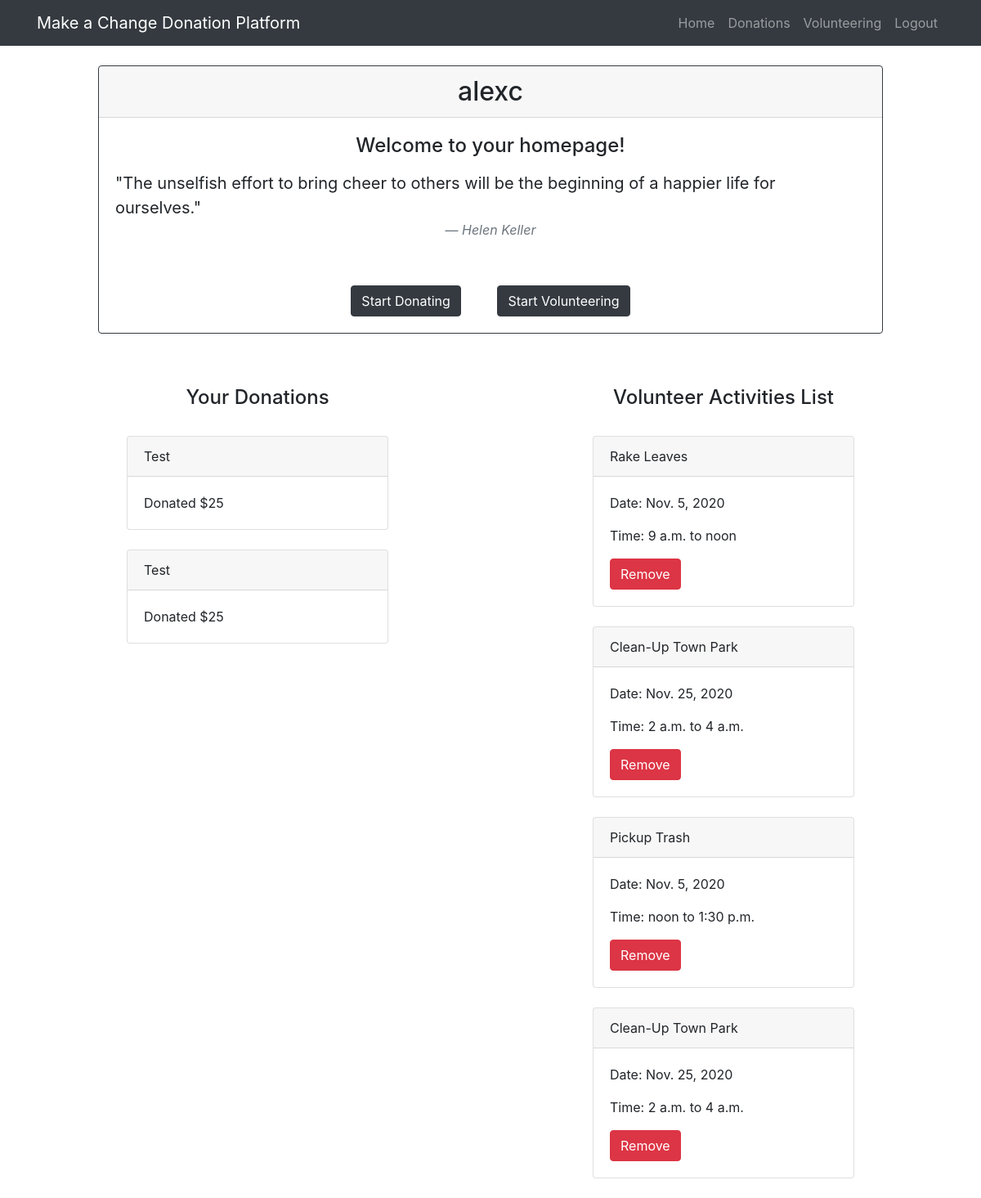
The app's page / (signed in), older data.
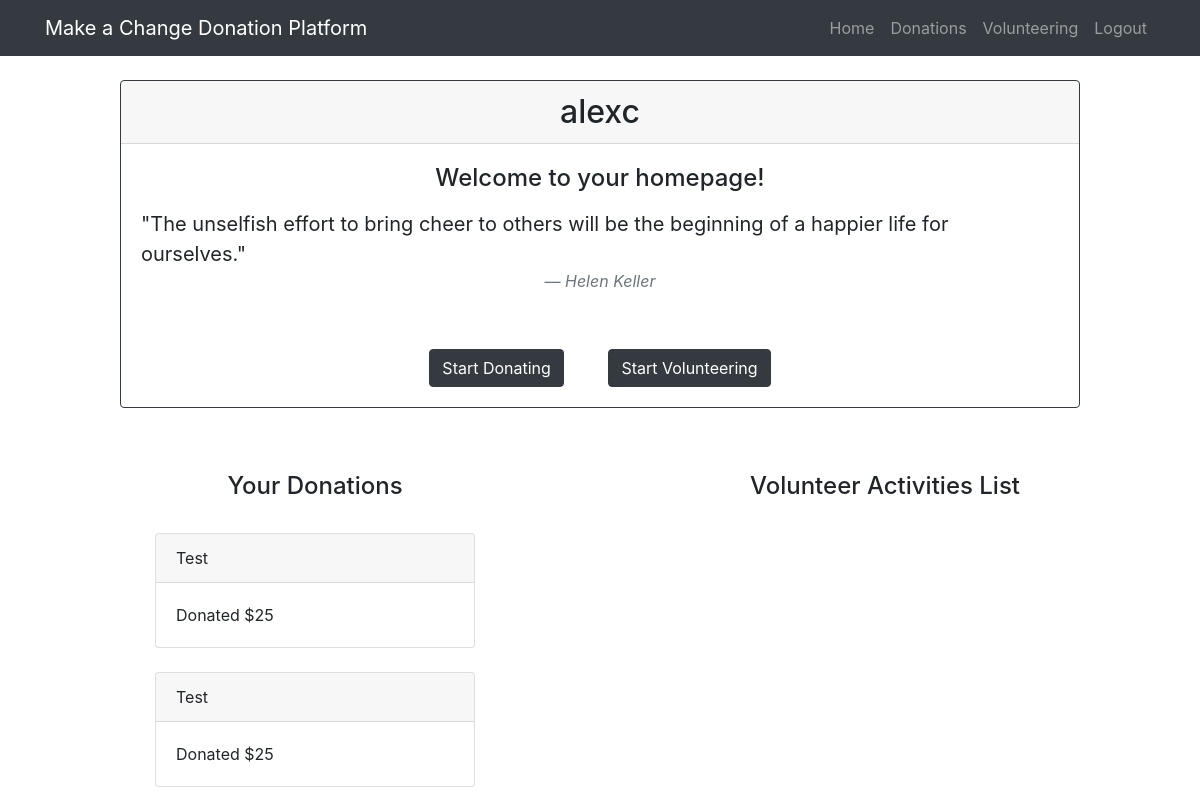
The same page, newer data.
### donations/models.py (models this page shows)
class UserDonation(models.Model):
    user = models.ForeignKey(User, on_delete=models.CASCADE, related_name="user_donation", null=True)
    name = models.CharField(max_length=50, default = "")
    amount = models.IntegerField(default = 0)

class UserVolunteer(models.Model):
    user = models.ForeignKey(User, on_delete=models.CASCADE, related_name="user_volunteer", null=True)
    title = models.TextField(default = "", max_length=50)
    date = models.DateField(default = datetime.date.today)
    start_time = models.TimeField(default = timezone.now)
    end_time = models.TimeField(default = timezone.now)

### donations/templates/donations/index.html (shortened to what this page needs)
{% extends 'donations/base.html' %}
{% block content %}
{% load static %}
{% load socialaccount %}
<html>
    <head>
    </head>
    <body>
        {% if user.is_authenticated %}
        <div class="container">
            <br>
            <div align="center">
                <div class="card border-dark mb-3" style="width: 60rem;">
                    <h2 class="card-header">{{ user.username }}</h2>
                    <div class="card-body">
                      <h4 class="card-title">Welcome to your homepage!</h4>
                      <p class="card-text"><blockquote class="blockquote text-left">
                      <p class="mb-0">"The unselfish effort to bring cheer to others will be the beginning of a happier life for ourselves."</p>
                        <footer class="blockquote-footer text-center"><cite title="Source Title">Helen Keller</cite></footer>
                      </blockquote>
                      <br>
                      </p>
                      <a href="{% url 'donations:donation_list' %}" class="btn btn-dark" style="margin-right:20px">Start Donating</a>
                      <a href="{% url 'donations:volunteer-list' %}" class="btn btn-dark" style="margin-left:20px">Start Volunteering</a>
                    </div>
                  </div>
            </div>
            <br>
        </div>
        <br>
        <div class='container'>
            <div class='row'>
            <div class='col'>
            <div align='center'>
                <h4>Your Donations</h4>
            </div>
            <br>
            {% if user.user_donation %}
                {% for item in user.user_donation.all %}
                <div class="d-flex justify-content-center">
                    <div class="card" style="width: 20rem;">
                        <div class="card-header">
                            {{item.name}}
                        </div>
                        <div class="card-body">
                          <p class="card-text">Donated ${{item.amount}}</p>
                        </div>
                    </div>
                </div>
                <br>
                {% endfor %}
            {% endif %}
            </div>
        <div class='col'>
            <div align='center'>
                <h4>Volunteer Activities List</h4>
            </div>
            <br>
            {% if user.user_volunteer %}
                {% for item in user.user_volunteer.all %}
                <div class="d-flex justify-content-center">
                    <div class="card" style="width: 20rem;">
                        <div class="card-header">
                            {{item.title}}
                        </div>
                        <div class="card-body">
                          <p class="card-text">Date: {{item.date}} </p>
                          <p class="card-text">Time: {{item.start_time}} to {{item.end_time}}</p>
                          <a href="{% url 'donations:delete_user_volunteer' pk=item.id %}" class='btn btn-danger'>Remove</a>
                        </div>
                    </div>
                </div>
                <br>
                {% endfor %}
            {% endif %}
        </div>
        </div>
        </div>
        {% endif %}
    </body>
</html>
{% endblock %}

### donations/templates/donations/base.html (shortened to what this page needs)
<!DOCTYPE html>
<html lang="en">
<head>
  <link rel="stylesheet" href="https://stackpath.bootstrapcdn.com/bootstrap/4.5.2/css/bootstrap.min.css">
</head>
<body>
  <nav class="navbar navbar-expand-lg navbar-dark bg-dark static-top">
    <div class="container">
      <a class="navbar-brand" href="#">Make a Change Donation Platform</a>
      <div class="collapse navbar-collapse" id="navbarResponsive">
        <ul class="navbar-nav ml-auto">
          <li class="nav-item">
            <a class="nav-link" href="/">Home</a>
          </li>
          <li class="nav-item">
            <a class="nav-link" href="/donationlist">Donations</a>
          </li>
          <li class="nav-item">
            <a class="nav-link" href="/volunteer-list">Volunteering</a>
          </li>
          {% if user.is_authenticated %}
          <li class="nav-item">
            <a class="nav-link" href="/logout">Logout</a>
          </li>
          {% endif %}
        </ul>
      </div>
    </div>
  </nav>
{% block content %}
{% endblock %}
</body>
</html>

Row changes from the older to the newer data that the page shows:
removed UserVolunteer: title "Rake Leaves", date "Nov. 5, 2020", start_time "9 a.m.", end_time "noon"
removed UserVolunteer: title "Clean-Up Town Park", date "Nov. 25, 2020", start_time "2 a.m.", end_time "4 a.m."
removed UserVolunteer: title "Pickup Trash", date "Nov. 5, 2020", start_time "noon", end_time "1:30 p.m."
removed UserVolunteer: title "Clean-Up Town Park", date "Nov. 25, 2020", start_time "2 a.m.", end_time "4 a.m."
